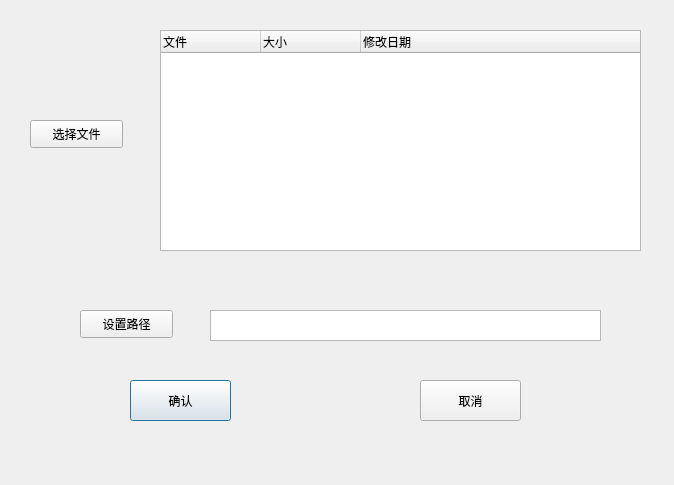
<?xml version="1.0" encoding="UTF-8"?>
<ui version="4.0">
 <class>Dialog_new</class>
 <widget class="QDialog" name="Dialog_new">
  <property name="geometry">
   <rect>
    <x>0</x>
    <y>0</y>
    <width>674</width>
    <height>485</height>
   </rect>
  </property>
  <property name="windowTitle">
   <string>Dialog</string>
  </property>
  <widget class="QPushButton" name="bt_confirm">
   <property name="geometry">
    <rect>
     <x>130</x>
     <y>380</y>
     <width>101</width>
     <height>41</height>
    </rect>
   </property>
   <property name="text">
    <string>确认</string>
   </property>
  </widget>
  <widget class="QPushButton" name="bt_concel">
   <property name="geometry">
    <rect>
     <x>420</x>
     <y>380</y>
     <width>101</width>
     <height>41</height>
    </rect>
   </property>
   <property name="text">
    <string>取消</string>
   </property>
  </widget>
  <widget class="QPushButton" name="bt_selectfile">
   <property name="geometry">
    <rect>
     <x>30</x>
     <y>120</y>
     <width>93</width>
     <height>28</height>
    </rect>
   </property>
   <property name="text">
    <string>选择文件</string>
   </property>
  </widget>
  <widget class="QPushButton" name="bt_path">
   <property name="geometry">
    <rect>
     <x>80</x>
     <y>310</y>
     <width>93</width>
     <height>28</height>
    </rect>
   </property>
   <property name="text">
    <string>设置路径</string>
   </property>
  </widget>
  <widget class="QTextEdit" name="text_path">
   <property name="geometry">
    <rect>
     <x>210</x>
     <y>310</y>
     <width>391</width>
     <height>31</height>
    </rect>
   </property>
  </widget>
  <widget class="QLabel" name="label">
   <property name="geometry">
    <rect>
     <x>190</x>
     <y>245</y>
     <width>411</width>
     <height>31</height>
    </rect>
   </property>
   <property name="text">
    <string/>
   </property>
  </widget>
  <widget class="QTreeWidget" name="fileList">
   <property name="geometry">
    <rect>
     <x>160</x>
     <y>30</y>
     <width>481</width>
     <height>221</height>
    </rect>
   </property>
   <property name="minimumSize">
    <size>
     <width>481</width>
     <height>0</height>
    </size>
   </property>
   <property name="maximumSize">
    <size>
     <width>481</width>
     <height>16777215</height>
    </size>
   </property>
   <property name="horizontalScrollBarPolicy">
    <enum>Qt::ScrollBarAlwaysOff</enum>
   </property>
   <column>
    <property name="text">
     <string>文件</string>
    </property>
   </column>
   <column>
    <property name="text">
     <string>大小</string>
    </property>
   </column>
   <column>
    <property name="text">
     <string>修改日期</string>
    </property>
   </column>
  </widget>
 </widget>
 <resources/>
 <connections/>
</ui>
